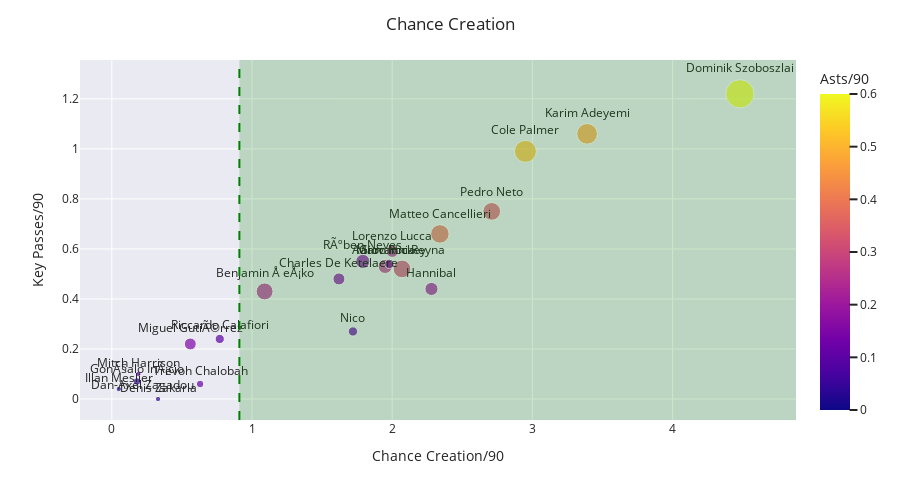

Notebook cell for this chart:
### Code cell
#Analysing Chance Creation ability
fig = px.scatter(df, x="K Ps/90", y="Ch C/90", text="Name", log_x=False, size_max=20, color='Asts/90',size="Ast")
#fig.update_yaxes(autorange="reversed")
fig.update_traces(textposition='top center')
fig.update_layout(height=500)
fig.update_xaxes(title_text='Chance Creation/90')
fig.update_yaxes(title_text='Key Passes/90')
fig.add_vline(x=0.91, opacity=1, line_width=2, line_dash='dash', line_color='green')
fig.add_vrect(x0=0.91, x1=df["K Ps/90"].max()+0.4, line_width=0, fillcolor="green", opacity=0.2)
for template in ["seaborn"]:
    fig.update_layout(template=template, title="Chance Creation")
fig.show()

### Figure 1 — Plotly figure (JSON) as saved in the notebook; plotly's stock layout.template omitted (floating-point values rounded to 4 significant figures)
{"data": [{"hovertemplate": "K Ps/90=%{x}<br>Ch C/90=%{y}<br>Ast=%{marker.size}<br>Name=%{text}<br>Asts/90=%{marker.color}<extra></extra>", "legendgroup": "", "marker": {"color": [0.24, 0.47, 0.23, 0.6, 0.51, 0.3, 0.37, 0.33, 0.16, 0.2, 0.25, 0.16, 0.15, 0.03, 0.04, 0.1, 0, 0.1, 0.11, 0.1, 0.15, 0.02], "coloraxis": "coloraxis", "size": [10, 15, 5, 28, 17, 11, 12, 11, 5, 6, 7, 7, 3, 1, 2, 3, 0, 3, 2, 1, 5, 1], "sizemode": "area", "sizeref": 0.07, "symbol": "circle"}, "mode": "markers+text", "name": "", "orientation": "v", "showlegend": false, "text": ["Benjamin Å eÅ¡ko", "Karim Adeyemi", "Lorenzo Lucca", "Dominik Szoboszlai", "Cole Palmer", "Giovanni Reyna", "Matteo Cancellieri", "Pedro Neto", "Charles De Ketelaere", "Hannibal", "Marc Roca", "RÃºben Neves", "Aaron Hickey", "Denis Zakaria", "GonÃ§alo InÃ¡cio", "Nico", "Dan-Axel Zagadou", "Riccardo Calafiori", "Trevoh Chalobah", "Mitch Harrison", "Miguel GutiÃ©rrez", "Illan Meslier"], "textposition": "top center", "type": "scatter", "x": [1.09, 3.39, 2, 4.48, 2.95, 2.07, 2.34, 2.71, 1.62, 2.28, 1.95, 1.79, 1.98, 0.33, 0.18, 1.72, 0.22, 0.77, 0.63, 0.19, 0.56, 0.05], "xaxis": "x", "y": [0.43, 1.06, 0.59, 1.22, 0.99, 0.52, 0.66, 0.75, 0.48, 0.44, 0.53, 0.55, 0.54, 0, 0.07, 0.27, 0.03, 0.24, 0.06, 0.1, 0.22, 0.04], "yaxis": "y"}], "layout": {"coloraxis": {"colorbar": {"title": {"text": "Asts/90"}}, "colorscale": [[0, "#0d0887"], [0.1111, "#46039f"], [0.2222, "#7201a8"], [0.3333, "#9c179e"], [0.4444, "#bd3786"], [0.5556, "#d8576b"], [0.6667, "#ed7953"], [0.7778, "#fb9f3a"], [0.8889, "#fdca26"], [1, "#f0f921"]]}, "height": 500, "legend": {"itemsizing": "constant", "tracegroupgap": 0}, "margin": {"t": 60}, "shapes": [{"line": {"color": "green", "dash": "dash", "width": 2}, "opacity": 1, "type": "line", "x0": 0.91, "x1": 0.91, "xref": "x", "y0": 0, "y1": 1, "yref": "y domain"}, {"fillcolor": "green", "line": {"width": 0}, "opacity": 0.2, "type": "rect", "x0": 0.91, "x1": 4.88, "xref": "x", "y0": 0, "y1": 1, "yref": "y domain"}], "title": {"text": "Chance Creation"}, "xaxis": {"anchor": "y", "domain": [0, 1], "title": {"text": "Chance Creation/90"}}, "yaxis": {"anchor": "x", "domain": [0, 1], "title": {"text": "Key Passes/90"}}}}
